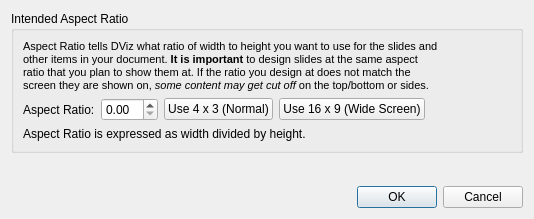
<?xml version="1.0" encoding="UTF-8"?>
<ui version="4.0">
 <class>DocumentSettingsDialog</class>
 <widget class="QDialog" name="DocumentSettingsDialog">
  <property name="geometry">
   <rect>
    <x>0</x>
    <y>0</y>
    <width>534</width>
    <height>219</height>
   </rect>
  </property>
  <property name="windowTitle">
   <string>Dialog</string>
  </property>
  <layout class="QVBoxLayout" name="verticalLayout_3">
   <item>
    <widget class="QGroupBox" name="groupBox">
     <property name="title">
      <string>Intended Aspect Ratio</string>
     </property>
     <layout class="QVBoxLayout" name="verticalLayout_2">
      <item>
       <widget class="QLabel" name="label_2">
        <property name="text">
         <string>&lt;!DOCTYPE HTML PUBLIC &quot;-//W3C//DTD HTML 4.0//EN&quot; &quot;http://www.w3.org/TR/REC-html40/strict.dtd&quot;&gt;
&lt;html&gt;&lt;head&gt;&lt;meta name=&quot;qrichtext&quot; content=&quot;1&quot; /&gt;&lt;style type=&quot;text/css&quot;&gt;
p, li { white-space: pre-wrap; }
&lt;/style&gt;&lt;/head&gt;&lt;body style=&quot; font-family:'MS Shell Dlg 2'; font-size:8.25pt; font-weight:400; font-style:normal;&quot;&gt;
&lt;p style=&quot; margin-top:0px; margin-bottom:0px; margin-left:0px; margin-right:0px; -qt-block-indent:0; text-indent:0px;&quot;&gt;&lt;span style=&quot; font-size:8pt;&quot;&gt;Aspect Ratio tells DViz what ratio of width to height you want to use for the slides and&lt;br /&gt;other items in your document. &lt;/span&gt;&lt;span style=&quot; font-size:8pt; font-weight:600;&quot;&gt;It is important&lt;/span&gt;&lt;span style=&quot; font-size:8pt;&quot;&gt; to design slides at the same aspect &lt;br /&gt;ratio that you plan to show them at. If the ratio you design at does not match the&lt;br /&gt;screen they are shown on, &lt;/span&gt;&lt;span style=&quot; font-size:8pt; font-style:italic;&quot;&gt;some content may get cut off&lt;/span&gt;&lt;span style=&quot; font-size:8pt;&quot;&gt; on the top/bottom or sides.&lt;/span&gt;&lt;/p&gt;&lt;/body&gt;&lt;/html&gt;</string>
        </property>
       </widget>
      </item>
      <item>
       <layout class="QHBoxLayout" name="horizontalLayout">
        <item>
         <widget class="QLabel" name="label_3">
          <property name="text">
           <string>Aspect Ratio:</string>
          </property>
         </widget>
        </item>
        <item>
         <widget class="QDoubleSpinBox" name="aspectRatio"/>
        </item>
        <item>
         <widget class="QPushButton" name="btn4x3">
          <property name="text">
           <string>Use 4 x 3 (Normal)</string>
          </property>
         </widget>
        </item>
        <item>
         <widget class="QPushButton" name="btn16x9">
          <property name="text">
           <string>Use 16 x 9 (Wide Screen)</string>
          </property>
         </widget>
        </item>
        <item>
         <spacer name="horizontalSpacer">
          <property name="orientation">
           <enum>Qt::Horizontal</enum>
          </property>
          <property name="sizeHint" stdset="0">
           <size>
            <width>40</width>
            <height>20</height>
           </size>
          </property>
         </spacer>
        </item>
       </layout>
      </item>
      <item>
       <widget class="QLabel" name="label">
        <property name="text">
         <string>Aspect Ratio is expressed as width divided by height.</string>
        </property>
       </widget>
      </item>
     </layout>
    </widget>
   </item>
   <item>
    <spacer name="verticalSpacer">
     <property name="orientation">
      <enum>Qt::Vertical</enum>
     </property>
     <property name="sizeHint" stdset="0">
      <size>
       <width>20</width>
       <height>40</height>
      </size>
     </property>
    </spacer>
   </item>
   <item>
    <widget class="QDialogButtonBox" name="buttonBox">
     <property name="orientation">
      <enum>Qt::Horizontal</enum>
     </property>
     <property name="standardButtons">
      <set>QDialogButtonBox::Cancel|QDialogButtonBox::Ok</set>
     </property>
    </widget>
   </item>
  </layout>
 </widget>
 <resources/>
 <connections>
  <connection>
   <sender>buttonBox</sender>
   <signal>accepted()</signal>
   <receiver>DocumentSettingsDialog</receiver>
   <slot>accept()</slot>
   <hints>
    <hint type="sourcelabel">
     <x>248</x>
     <y>254</y>
    </hint>
    <hint type="destinationlabel">
     <x>157</x>
     <y>274</y>
    </hint>
   </hints>
  </connection>
  <connection>
   <sender>buttonBox</sender>
   <signal>rejected()</signal>
   <receiver>DocumentSettingsDialog</receiver>
   <slot>reject()</slot>
   <hints>
    <hint type="sourcelabel">
     <x>316</x>
     <y>260</y>
    </hint>
    <hint type="destinationlabel">
     <x>286</x>
     <y>274</y>
    </hint>
   </hints>
  </connection>
 </connections>
</ui>
